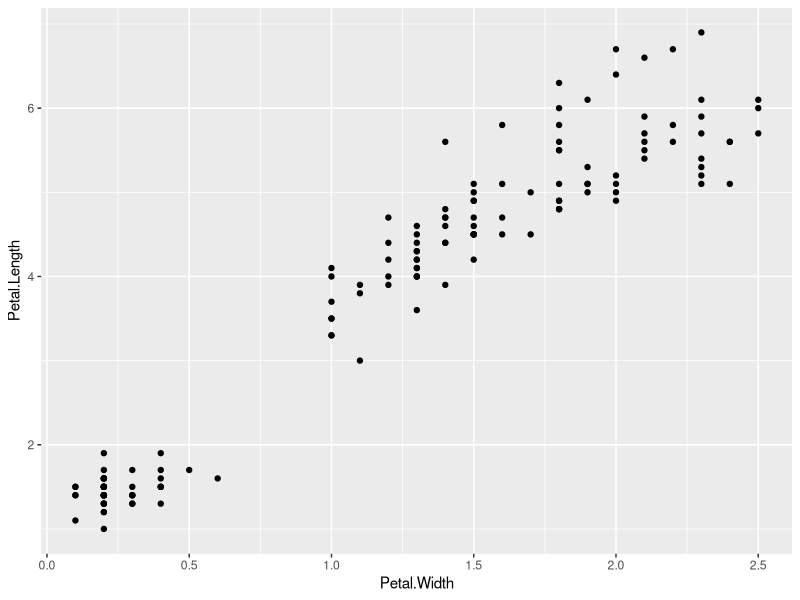
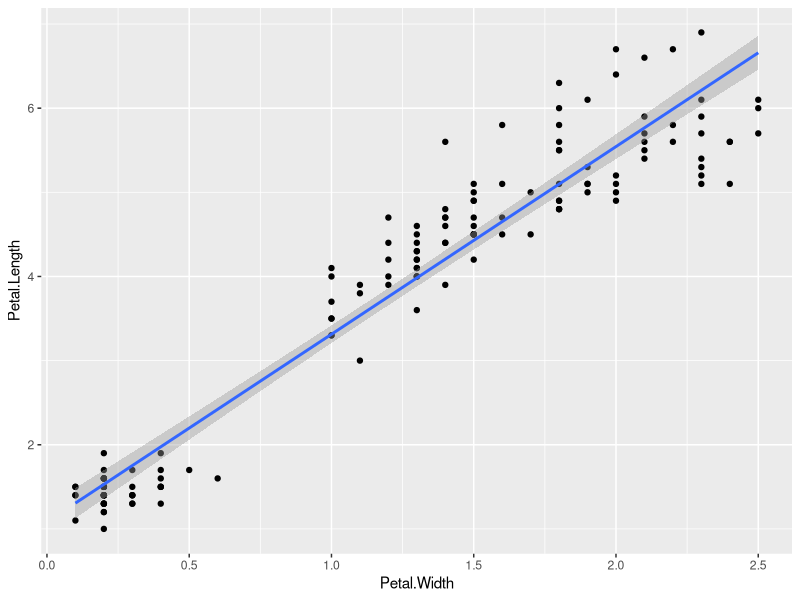
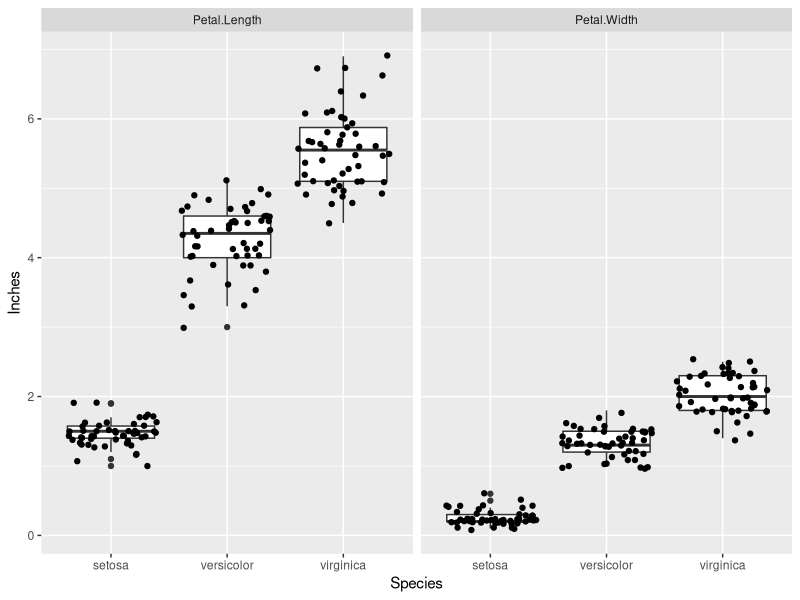
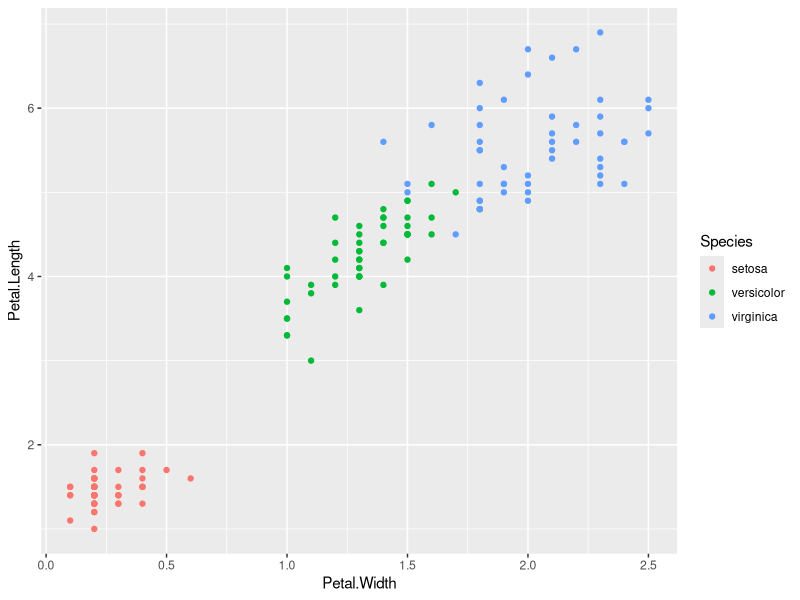
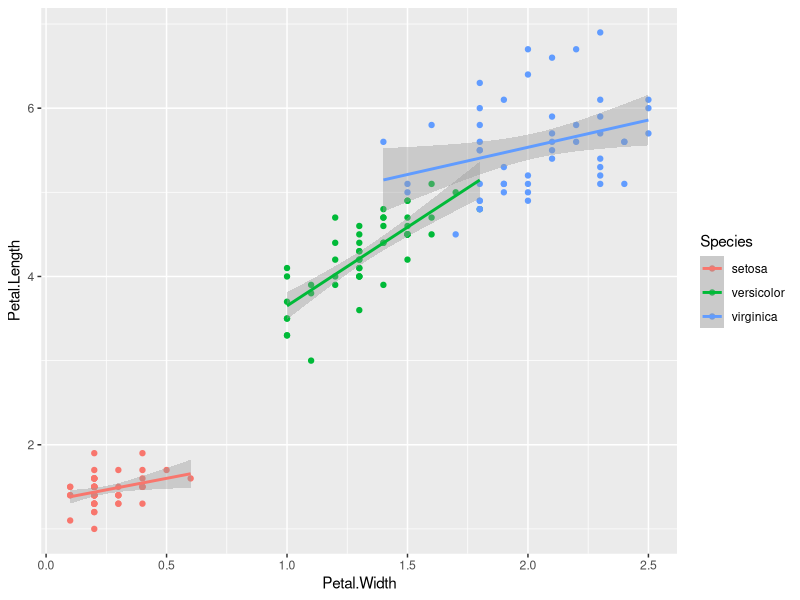
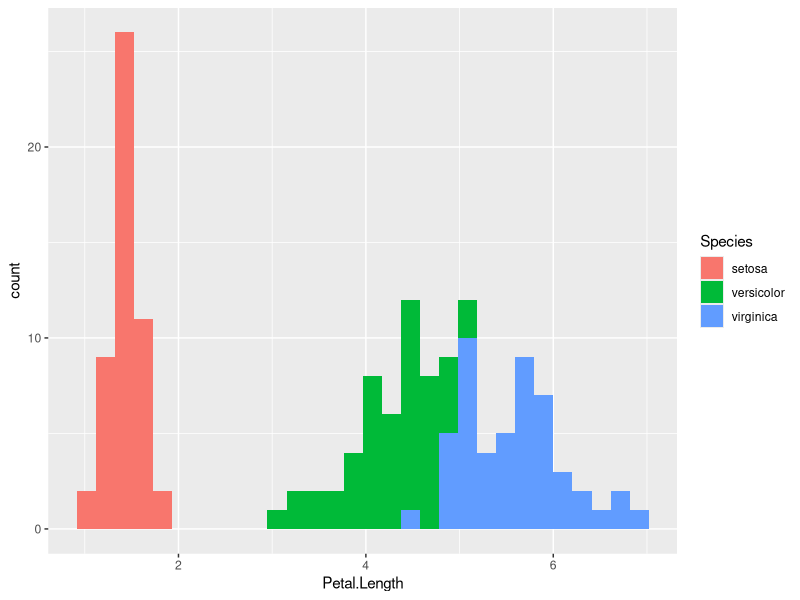
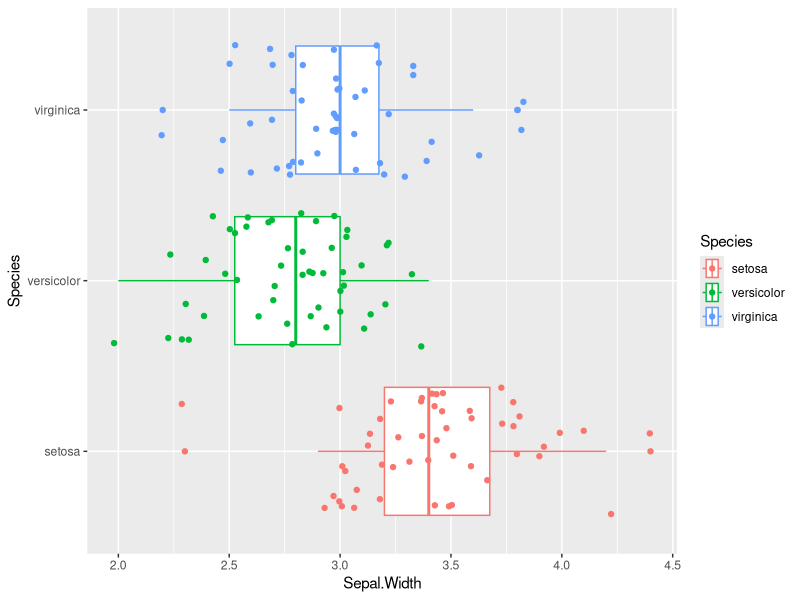
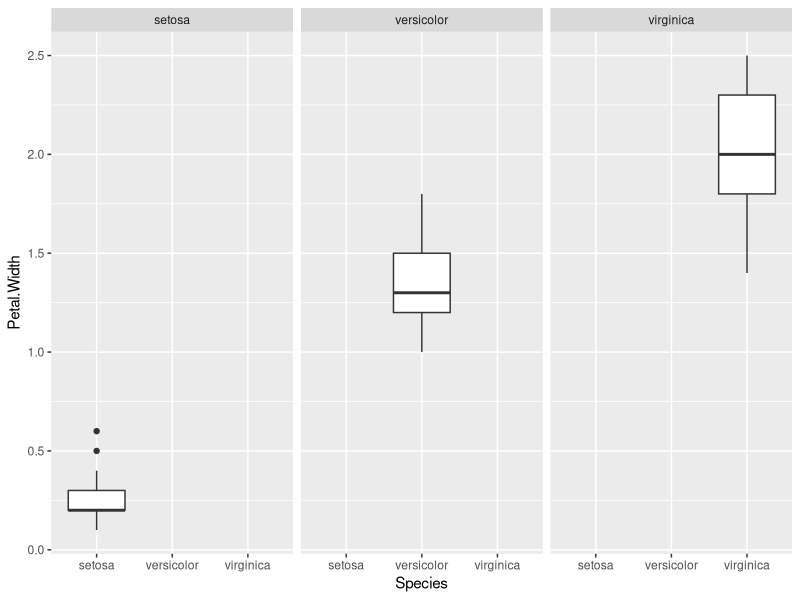

The R source for these figures, in order:
## ---- chunk 1
library(tidyverse)
## ---- chunk 2
iris %>% 
  ggplot(aes(x=Petal.Width, y = Petal.Length)) +
  geom_point()
## ---- chunk 3
iris %>% 
  ggplot(aes(x=Petal.Width, y = Petal.Length)) +
  geom_point() +
  geom_smooth(method = "lm", level=0.99)
## ---- chunk 4

iris %>% pivot_longer(cols=c(Petal.Length,Petal.Width),
                      names_to="Vars", values_to = "Inches") %>%
  ggplot(aes(Species, Inches)) + 
  geom_boxplot() + facet_wrap(.~Vars) +
  geom_jitter()
  
## ---- chunk 5
iris %>% ggplot(aes(Petal.Width, Petal.Length, color = Species)) +
  geom_point()
## ---- chunk 6
 toSave <- iris %>% ggplot(aes(Petal.Width, Petal.Length, color = Species)) +
  geom_point() +
  geom_smooth(method = "lm")

toSave
## ---- chunk 7
ggsave("figs/iris_ggplot.png", toSave )
## ---- chunk 8
iris %>% ggplot(aes(x=Petal.Length, fill = Species)) + geom_histogram()
## ---- chunk 9
iris %>% ggplot(aes(x = Sepal.Width, y = Species, color = Species)) + geom_boxplot() +
  geom_jitter()
## ---- chunk 10
iris %>% ggplot(aes(x=Species,y=Petal.Width)) + 
  geom_boxplot() +
  facet_wrap(~Species) 
